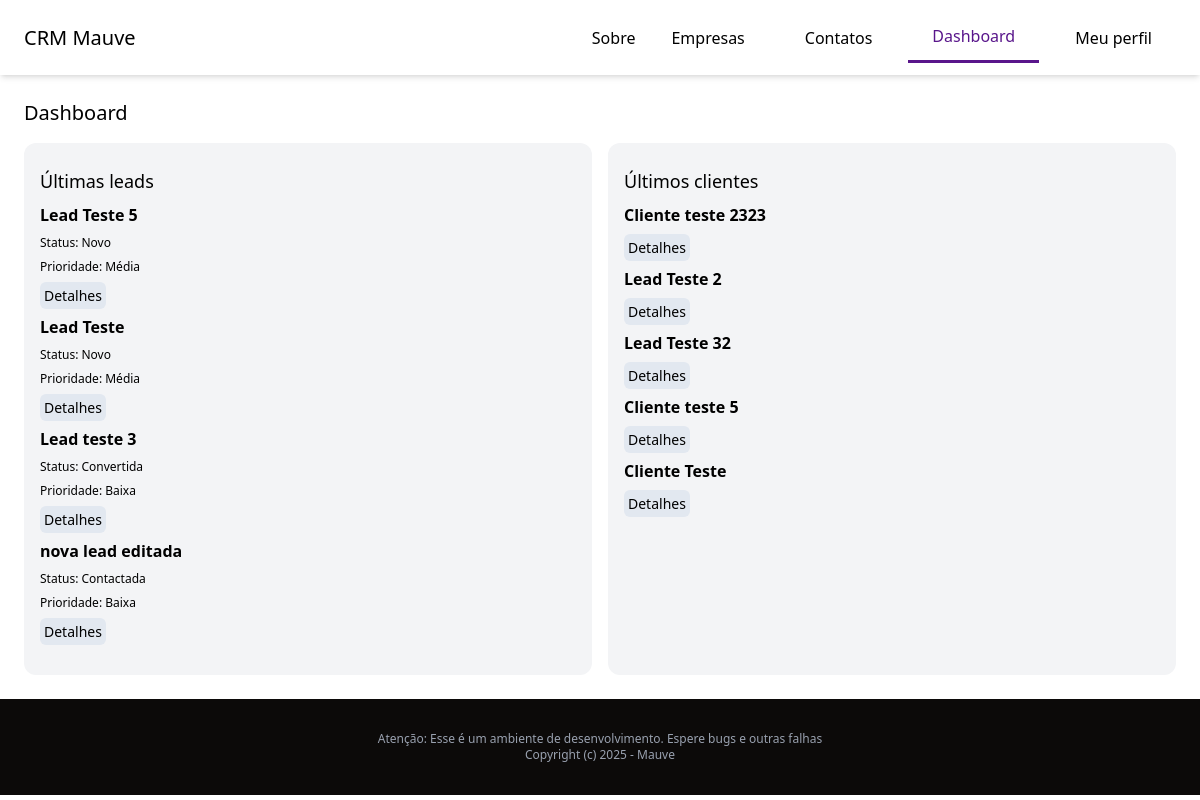
Before: /dashboard/ (signed in) with the older database file.
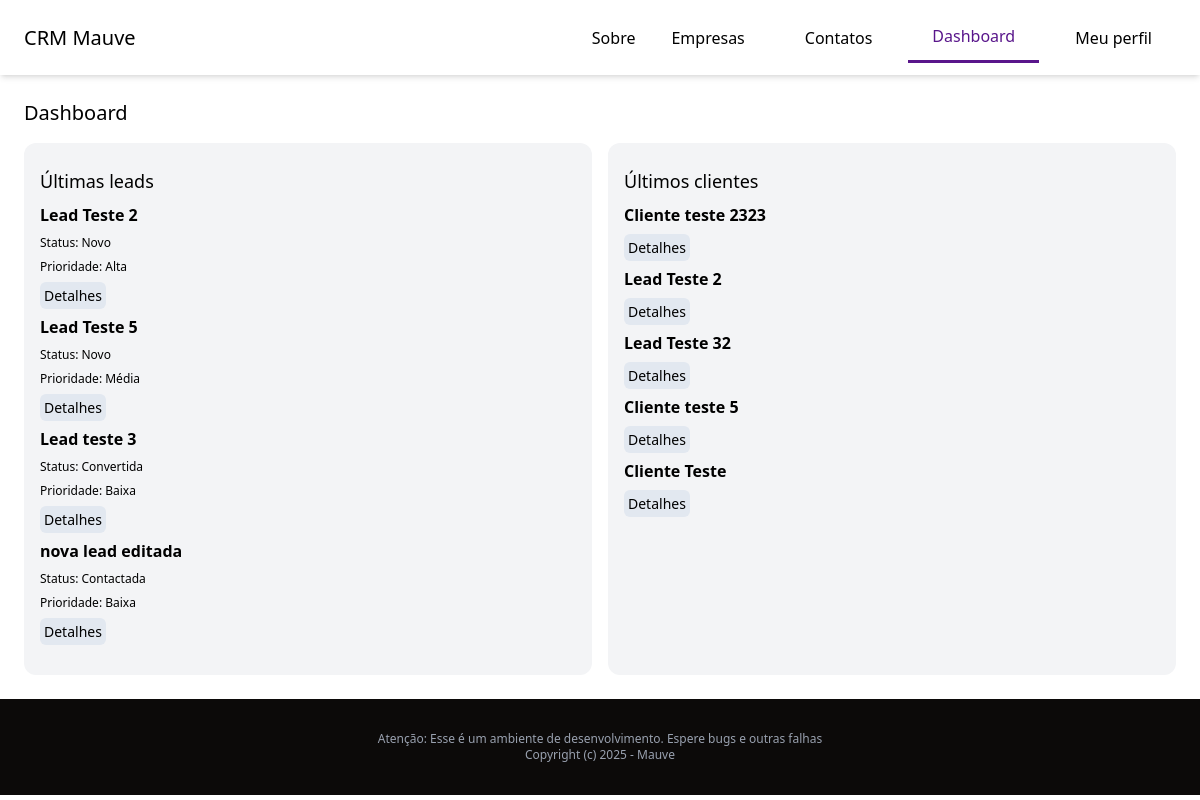
After: the same page with the newer database file.
### lead/models.py (models this page shows, shortened)
class Lead(models.Model):
    LOW = 'baixa'
    MEDIUM = 'media'
    HIGH = 'alta'
    CHOICES_PRIORITY = [
        (LOW, 'Baixa'),
        (MEDIUM, 'Média'),
        (HIGH, 'Alta')
    ]
    NOVO = 'novo'
    CONT = 'contactada'
    CONV = 'convertida'
    PERD = 'perdida'
    CHOICES_STATUS = [
        (NOVO, 'Novo'),
        (CONT, 'Contactada'),
        (CONV, 'Convertida'),
        (PERD, 'Perdida'),
    ]
    team = models.ForeignKey(Team, related_name='leads', on_delete=models.CASCADE)
    nome = models.CharField(max_length=255)
    email = models.EmailField()
    sobre = models.CharField(blank=True, null=True)
    prioridade = models.CharField(max_length=10, choices=CHOICES_PRIORITY, default=MEDIUM)
    status = models.CharField(max_length=10, choices=CHOICES_STATUS, default=NOVO)
    convertida_para_client = models.BooleanField(default=False)
    criada_por = models.ForeignKey(User, related_name='leads', on_delete=models.CASCADE)
    criada_em = models.DateTimeField(auto_now_add=True)
    modificada_em = models.DateTimeField(auto_now=True)
    class Meta:
        ordering = ('nome',)

### client/models.py (models this page shows, shortened)
class Client(models.Model):
    team = models.ForeignKey(Team, related_name='clients', on_delete=models.CASCADE)
    nome = models.CharField(max_length=255)
    email = models.EmailField()
    sobre = models.CharField(blank=True, null=True)
    criado_por = models.ForeignKey(User, related_name='clients', on_delete=models.CASCADE)
    criado_em = models.DateTimeField(auto_now_add=True)
    modificado_em = models.DateTimeField(auto_now=True)
    class Meta:
        ordering = ('nome',)

### dashboard/views.py (the view)
# urls.py: path('', views.dashboard, name='index'),
@login_required
def dashboard(request):
    team = Team.objects.filter(criado_por=request.user)[0]
    leads = Lead.objects.filter(team=team, convertida_para_client=False).order_by('-criada_em')[0:5]
    clients = Client.objects.filter(team=team).order_by('-criado_em')[0:5]
    return render(request, 'dashboard/dashboard.html', {
        'leads': leads,
        'clients': clients,
    })

### dashboard/templates/dashboard/dashboard.html (shortened to what this page needs)
{% extends 'core/base.html' %}
{% block content %}
    <div class="py-6 px-6">
        <h1 class="mb-4 text-xl">Dashboard</h1>
        <div class="flex space-x-4">
            <div class="w-1/2 px-4 py-6 bg-gray-100 rounded-xl leads">
                <h2 class="text-lg mb-2">Últimas leads</h2>
                {% for lead in leads %}
                    <div class="lead mb-2">
                        <div class="space-y-2">
                            <h3 class="font-semibold" >{{ lead.nome }}</h3>
                            <p class="text-xs">Status: {{ lead.get_status_display }}</p>
                            <p class="text-xs">Prioridade: {{ lead.get_prioridade_display }}</p>
                            <a href="{% url 'leads:sobre' lead.pk %}" class="py-1 px-1 text-sm bg-slate-200 rounded-md hover:bg-slate-300">Detalhes</a>
                        </div>
                    </div>
                {% endfor %}
            </div>
            <div class="w-1/2 px-4 py-6 bg-gray-100 rounded-xl clients">
                <h2 class="text-lg mb-2">Últimos clientes</h2>
                {% for client in clients %}
                    <div class="client mb-2">
                        <div class="space-y-2">
                            <h3 class="font-semibold">{{ client.nome }}</h3>
                            <a href="{% url 'clients:sobre' client.pk %}" class="py-1 px-1 text-sm bg-slate-200 rounded-md hover:bg-slate-300">Detalhes</a>
                        </div>
                    </div>
                {% endfor %}
            </div>
        </div>
    </div>
{% endblock %}

Changed rows visible on the page:
removed Lead: nome "Lead Teste", status "Novo", prioridade "Média"
added Lead: nome "Lead Teste 2", status "Novo", prioridade "Alta"
